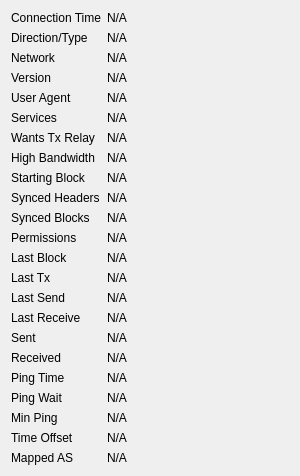
             <widget class="QWidget" name="detailWidget">
              <property name="geometry">
               <rect>
                <x>0</x>
                <y>0</y>
                <width>300</width>
                <height>426</height>
               </rect>
              </property>
              <layout class="QGridLayout" name="gridLayout_2" columnstretch="0,1">
               <item row="0" column="0">
                <widget class="QLabel" name="label_22">
                 <property name="text">
                  <string>Connection Time</string>
                 </property>
                </widget>
               </item>
               <item row="0" column="1">
                <widget class="QLabel" name="peerConnTime">
                 <property name="cursor">
                  <cursorShape>IBeamCursor</cursorShape>
                 </property>
                 <property name="text">
                  <string>N/A</string>
                 </property>
                 <property name="textFormat">
                  <enum>Qt::PlainText</enum>
                 </property>
                 <property name="textInteractionFlags">
                  <set>Qt::LinksAccessibleByMouse|Qt::TextSelectableByKeyboard|Qt::TextSelectableByMouse</set>
                 </property>
                </widget>
               </item>
               <item row="1" column="0">
                <widget class="QLabel" name="peerConnectionTypeLabel">
                 <property name="toolTip">
                  <string>The direction and type of peer connection: %1</string>
                 </property>
                 <property name="text">
                  <string>Direction/Type</string>
                 </property>
                </widget>
               </item>
               <item row="1" column="1">
                <widget class="QLabel" name="peerConnectionType">
                 <property name="cursor">
                  <cursorShape>IBeamCursor</cursorShape>
                 </property>
                 <property name="text">
                  <string>N/A</string>
                 </property>
                 <property name="textFormat">
                  <enum>Qt::PlainText</enum>
                 </property>
                 <property name="textInteractionFlags">
                  <set>Qt::LinksAccessibleByMouse|Qt::TextSelectableByKeyboard|Qt::TextSelectableByMouse</set>
                 </property>
                </widget>
               </item>
               <item row="2" column="0">
                <widget class="QLabel" name="peerNetworkLabel">
                 <property name="toolTip">
                  <string>The network protocol this peer is connected through: IPv4, IPv6, Onion, I2P, or CJDNS.</string>
                 </property>
                 <property name="text">
                  <string>Network</string>
                 </property>
                </widget>
               </item>
               <item row="2" column="1">
                <widget class="QLabel" name="peerNetwork">
                 <property name="cursor">
                  <cursorShape>IBeamCursor</cursorShape>
                 </property>
                 <property name="text">
                  <string>N/A</string>
                 </property>
                 <property name="textFormat">
                  <enum>Qt::PlainText</enum>
                 </property>
                 <property name="textInteractionFlags">
                  <set>Qt::LinksAccessibleByMouse|Qt::TextSelectableByKeyboard|Qt::TextSelectableByMouse</set>
                 </property>
                </widget>
               </item>
               <item row="3" column="0">
                <widget class="QLabel" name="label_21">
                 <property name="text">
                  <string>Version</string>
                 </property>
                </widget>
               </item>
               <item row="3" column="1">
                <widget class="QLabel" name="peerVersion">
                 <property name="cursor">
                  <cursorShape>IBeamCursor</cursorShape>
                 </property>
                 <property name="text">
                  <string>N/A</string>
                 </property>
                 <property name="textFormat">
                  <enum>Qt::PlainText</enum>
                 </property>
                 <property name="textInteractionFlags">
                  <set>Qt::LinksAccessibleByMouse|Qt::TextSelectableByKeyboard|Qt::TextSelectableByMouse</set>
                 </property>
                </widget>
               </item>
               <item row="4" column="0">
                <widget class="QLabel" name="label_28">
                 <property name="text">
                  <string>User Agent</string>
                 </property>
                </widget>
               </item>
               <item row="4" column="1">
                <widget class="QLabel" name="peerSubversion">
                 <property name="cursor">
                  <cursorShape>IBeamCursor</cursorShape>
                 </property>
                 <property name="text">
                  <string>N/A</string>
                 </property>
                 <property name="textFormat">
                  <enum>Qt::PlainText</enum>
                 </property>
                 <property name="textInteractionFlags">
                  <set>Qt::LinksAccessibleByMouse|Qt::TextSelectableByKeyboard|Qt::TextSelectableByMouse</set>
                 </property>
                </widget>
               </item>
               <item row="5" column="0">
                <widget class="QLabel" name="label_4">
                 <property name="text">
                  <string>Services</string>
                 </property>
                </widget>
               </item>
               <item row="5" column="1">
                <widget class="QLabel" name="peerServices">
                 <property name="cursor">
                  <cursorShape>IBeamCursor</cursorShape>
                 </property>
                 <property name="text">
                  <string>N/A</string>
                 </property>
                 <property name="textFormat">
                  <enum>Qt::PlainText</enum>
                 </property>
                 <property name="wordWrap">
                  <bool>true</bool>
                 </property>
                 <property name="textInteractionFlags">
                  <set>Qt::LinksAccessibleByMouse|Qt::TextSelectableByKeyboard|Qt::TextSelectableByMouse</set>
                 </property>
                </widget>
               </item>
               <item row="6" column="0">
                <widget class="QLabel" name="peerRelayTxesLabel">
                 <property name="toolTip">
                  <string>Whether the peer requested us to relay transactions.</string>
                 </property>
                 <property name="text">
                  <string>Wants Tx Relay</string>
                 </property>
                </widget>
               </item>
               <item row="6" column="1">
                <widget class="QLabel" name="peerRelayTxes">
                 <property name="cursor">
                  <cursorShape>IBeamCursor</cursorShape>
                 </property>
                 <property name="text">
                  <string>N/A</string>
                 </property>
                 <property name="textFormat">
                  <enum>Qt::PlainText</enum>
                 </property>
                 <property name="textInteractionFlags">
                  <set>Qt::LinksAccessibleByMouse|Qt::TextSelectableByKeyboard|Qt::TextSelectableByMouse</set>
                 </property>
                </widget>
               </item>
               <item row="7" column="0">
                <widget class="QLabel" name="peerHighBandwidthLabel">
                 <property name="toolTip">
                  <string>High bandwidth BIP152 compact block relay: %1</string>
                 </property>
                 <property name="text">
                  <string>High Bandwidth</string>
                 </property>
                </widget>
               </item>
               <item row="7" column="1">
                <widget class="QLabel" name="peerHighBandwidth">
                 <property name="cursor">
                  <cursorShape>IBeamCursor</cursorShape>
                 </property>
                 <property name="text">
                  <string>N/A</string>
                 </property>
                 <property name="textFormat">
                  <enum>Qt::PlainText</enum>
                 </property>
                 <property name="textInteractionFlags">
                  <set>Qt::LinksAccessibleByMouse|Qt::TextSelectableByKeyboard|Qt::TextSelectableByMouse</set>
                 </property>
                </widget>
               </item>
               <item row="8" column="0">
                <widget class="QLabel" name="label_29">
                 <property name="text">
                  <string>Starting Block</string>
                 </property>
                </widget>
               </item>
               <item row="8" column="1">
                <widget class="QLabel" name="peerHeight">
                 <property name="cursor">
                  <cursorShape>IBeamCursor</cursorShape>
                 </property>
                 <property name="text">
                  <string>N/A</string>
                 </property>
                 <property name="textFormat">
                  <enum>Qt::PlainText</enum>
                 </property>
                 <property name="textInteractionFlags">
                  <set>Qt::LinksAccessibleByMouse|Qt::TextSelectableByKeyboard|Qt::TextSelectableByMouse</set>
                 </property>
                </widget>
               </item>
               <item row="9" column="0">
                <widget class="QLabel" name="label_27">
                 <property name="text">
                  <string>Synced Headers</string>
                 </property>
                </widget>
               </item>
               <item row="9" column="1">
                <widget class="QLabel" name="peerSyncHeight">
                 <property name="cursor">
                  <cursorShape>IBeamCursor</cursorShape>
                 </property>
                 <property name="text">
                  <string>N/A</string>
                 </property>
                 <property name="textFormat">
                  <enum>Qt::PlainText</enum>
                 </property>
                 <property name="textInteractionFlags">
                  <set>Qt::LinksAccessibleByMouse|Qt::TextSelectableByKeyboard|Qt::TextSelectableByMouse</set>
                 </property>
                </widget>
               </item>
               <item row="10" column="0">
                <widget class="QLabel" name="label_25">
                 <property name="text">
                  <string>Synced Blocks</string>
                 </property>
                </widget>
               </item>
               <item row="10" column="1">
                <widget class="QLabel" name="peerCommonHeight">
                 <property name="cursor">
                  <cursorShape>IBeamCursor</cursorShape>
                 </property>
                 <property name="text">
                  <string>N/A</string>
                 </property>
                 <property name="textFormat">
                  <enum>Qt::PlainText</enum>
                 </property>
                 <property name="textInteractionFlags">
                  <set>Qt::LinksAccessibleByMouse|Qt::TextSelectableByKeyboard|Qt::TextSelectableByMouse</set>
                 </property>
                </widget>
               </item>
               <item row="11" column="0">
                <widget class="QLabel" name="label_30">
                 <property name="text">
                  <string>Permissions</string>
                 </property>
                </widget>
               </item>
               <item row="11" column="1">
                <widget class="QLabel" name="peerPermissions">
                 <property name="cursor">
                  <cursorShape>IBeamCursor</cursorShape>
                 </property>
                 <property name="text">
                  <string>N/A</string>
                 </property>
                 <property name="textFormat">
                  <enum>Qt::PlainText</enum>
                 </property>
                 <property name="textInteractionFlags">
                  <set>Qt::LinksAccessibleByMouse|Qt::TextSelectableByKeyboard|Qt::TextSelectableByMouse</set>
                 </property>
                </widget>
               </item>
               <item row="12" column="0">
                <widget class="QLabel" name="peerLastBlockLabel">
                 <property name="toolTip">
                  <string>Elapsed time since a novel block passing initial validity checks was received from this peer.</string>
                 </property>
                 <property name="text">
                  <string>Last Block</string>
                 </property>
                </widget>
               </item>
               <item row="12" column="1">
                <widget class="QLabel" name="peerLastBlock">
                 <property name="cursor">
                  <cursorShape>IBeamCursor</cursorShape>
                 </property>
                 <property name="text">
                  <string>N/A</string>
                 </property>
                 <property name="textFormat">
                  <enum>Qt::PlainText</enum>
                 </property>
                 <property name="textInteractionFlags">
                  <set>Qt::LinksAccessibleByMouse|Qt::TextSelectableByKeyboard|Qt::TextSelectableByMouse</set>
                 </property>
                </widget>
               </item>
               <item row="13" column="0">
                <widget class="QLabel" name="peerLastTxLabel">
                 <property name="toolTip">
                  <string>Elapsed time since a novel transaction accepted into our mempool was received from this peer.</string>
                 </property>
                 <property name="text">
                  <string>Last Tx</string>
                 </property>
                </widget>
               </item>
               <item row="13" column="1">
                <widget class="QLabel" name="peerLastTx">
                 <property name="cursor">
                  <cursorShape>IBeamCursor</cursorShape>
                 </property>
                 <property name="text">
                  <string>N/A</string>
                 </property>
                 <property name="textFormat">
                  <enum>Qt::PlainText</enum>
                 </property>
                 <property name="textInteractionFlags">
                  <set>Qt::LinksAccessibleByMouse|Qt::TextSelectableByKeyboard|Qt::TextSelectableByMouse</set>
                 </property>
                </widget>
               </item>
               <item row="14" column="0">
                <widget class="QLabel" name="label_15">
                 <property name="text">
                  <string>Last Send</string>
                 </property>
                </widget>
               </item>
               <item row="14" column="1">
                <widget class="QLabel" name="peerLastSend">
                 <property name="cursor">
                  <cursorShape>IBeamCursor</cursorShape>
                 </property>
                 <property name="text">
                  <string>N/A</string>
                 </property>
                 <property name="textFormat">
                  <enum>Qt::PlainText</enum>
                 </property>
                 <property name="textInteractionFlags">
                  <set>Qt::LinksAccessibleByMouse|Qt::TextSelectableByKeyboard|Qt::TextSelectableByMouse</set>
                 </property>
                </widget>
               </item>
               <item row="15" column="0">
                <widget class="QLabel" name="label_19">
                 <property name="text">
                  <string>Last Receive</string>
                 </property>
                </widget>
               </item>
               <item row="15" column="1">
                <widget class="QLabel" name="peerLastRecv">
                 <property name="cursor">
                  <cursorShape>IBeamCursor</cursorShape>
                 </property>
                 <property name="text">
                  <string>N/A</string>
                 </property>
                 <property name="textFormat">
                  <enum>Qt::PlainText</enum>
                 </property>
                 <property name="textInteractionFlags">
                  <set>Qt::LinksAccessibleByMouse|Qt::TextSelectableByKeyboard|Qt::TextSelectableByMouse</set>
                 </property>
                </widget>
               </item>
               <item row="16" column="0">
                <widget class="QLabel" name="label_18">
                 <property name="text">
                  <string>Sent</string>
                 </property>
                </widget>
               </item>
               <item row="16" column="1">
                <widget class="QLabel" name="peerBytesSent">
                 <property name="cursor">
                  <cursorShape>IBeamCursor</cursorShape>
                 </property>
                 <property name="text">
                  <string>N/A</string>
                 </property>
                 <property name="textFormat">
                  <enum>Qt::PlainText</enum>
                 </property>
                 <property name="textInteractionFlags">
                  <set>Qt::LinksAccessibleByMouse|Qt::TextSelectableByKeyboard|Qt::TextSelectableByMouse</set>
                 </property>
                </widget>
               </item>
               <item row="17" column="0">
                <widget class="QLabel" name="label_20">
                 <property name="text">
                  <string>Received</string>
                 </property>
                </widget>
               </item>
               <item row="17" column="1">
                <widget class="QLabel" name="peerBytesRecv">
                 <property name="cursor">
                  <cursorShape>IBeamCursor</cursorShape>
                 </property>
                 <property name="text">
                  <string>N/A</string>
                 </property>
                 <property name="textFormat">
                  <enum>Qt::PlainText</enum>
                 </property>
                 <property name="textInteractionFlags">
                  <set>Qt::LinksAccessibleByMouse|Qt::TextSelectableByKeyboard|Qt::TextSelectableByMouse</set>
                 </property>
                </widget>
               </item>
               <item row="18" column="0">
                <widget class="QLabel" name="label_26">
                 <property name="text">
                  <string>Ping Time</string>
                 </property>
                </widget>
               </item>
               <item row="18" column="1">
                <widget class="QLabel" name="peerPingTime">
                 <property name="cursor">
                  <cursorShape>IBeamCursor</cursorShape>
                 </property>
                 <property name="text">
                  <string>N/A</string>
                 </property>
                 <property name="textFormat">
                  <enum>Qt::PlainText</enum>
                 </property>
                 <property name="textInteractionFlags">
                  <set>Qt::LinksAccessibleByMouse|Qt::TextSelectableByKeyboard|Qt::TextSelectableByMouse</set>
                 </property>
                </widget>
               </item>
               <item row="19" column="0">
                <widget class="QLabel" name="peerPingWaitLabel">
                 <property name="toolTip">
                  <string>The duration of a currently outstanding ping.</string>
                 </property>
                 <property name="text">
                  <string>Ping Wait</string>
                 </property>
                </widget>
               </item>
               <item row="19" column="1">
                <widget class="QLabel" name="peerPingWait">
                 <property name="cursor">
                  <cursorShape>IBeamCursor</cursorShape>
                 </property>
                 <property name="text">
                  <string>N/A</string>
                 </property>
                 <property name="textFormat">
                  <enum>Qt::PlainText</enum>
                 </property>
                 <property name="textInteractionFlags">
                  <set>Qt::LinksAccessibleByMouse|Qt::TextSelectableByKeyboard|Qt::TextSelectableByMouse</set>
                 </property>
                </widget>
               </item>
               <item row="20" column="0">
                <widget class="QLabel" name="peerMinPingLabel">
                 <property name="text">
                  <string>Min Ping</string>
                 </property>
                </widget>
               </item>
               <item row="20" column="1">
                <widget class="QLabel" name="peerMinPing">
                 <property name="cursor">
                  <cursorShape>IBeamCursor</cursorShape>
                 </property>
                 <property name="text">
                  <string>N/A</string>
                 </property>
                 <property name="textFormat">
                  <enum>Qt::PlainText</enum>
                 </property>
                 <property name="textInteractionFlags">
                  <set>Qt::LinksAccessibleByMouse|Qt::TextSelectableByKeyboard|Qt::TextSelectableByMouse</set>
                 </property>
                </widget>
               </item>
               <item row="21" column="0">
                <widget class="QLabel" name="label_timeoffset">
                 <property name="text">
                  <string>Time Offset</string>
                 </property>
                </widget>
               </item>
               <item row="21" column="1">
                <widget class="QLabel" name="timeoffset">
                 <property name="cursor">
                  <cursorShape>IBeamCursor</cursorShape>
                 </property>
                 <property name="text">
                  <string>N/A</string>
                 </property>
                 <property name="textFormat">
                  <enum>Qt::PlainText</enum>
                 </property>
                 <property name="textInteractionFlags">
                  <set>Qt::LinksAccessibleByMouse|Qt::TextSelectableByKeyboard|Qt::TextSelectableByMouse</set>
                 </property>
                </widget>
               </item>
               <item row="22" column="0">
                <widget class="QLabel" name="peerMappedASLabel">
                 <property name="toolTip">
                  <string>The mapped Autonomous System used for diversifying peer selection.</string>
                 </property>
                 <property name="text">
                  <string>Mapped AS</string>
                 </property>
                </widget>
               </item>
               <item row="22" column="1">
                <widget class="QLabel" name="peerMappedAS">
                 <property name="cursor">
                  <cursorShape>IBeamCursor</cursorShape>
                 </property>
                 <property name="text">
                  <string>N/A</string>
                 </property>
                 <property name="textFormat">
                  <enum>Qt::PlainText</enum>
                 </property>
                 <property name="textInteractionFlags">
                  <set>Qt::LinksAccessibleByMouse|Qt::TextSelectableByKeyboard|Qt::TextSelectableByMouse</set>
                 </property>
                </widget>
               </item>
               <item row="23" column="0">
                <spacer name="verticalSpacer_3">
                 <property name="orientation">
                  <enum>Qt::Vertical</enum>
                 </property>
                 <property name="sizeHint" stdset="0">
                  <size>
                   <width>20</width>
                   <height>40</height>
                  </size>
                 </property>
                </spacer>
               </item>
              </layout>
             </widget>
